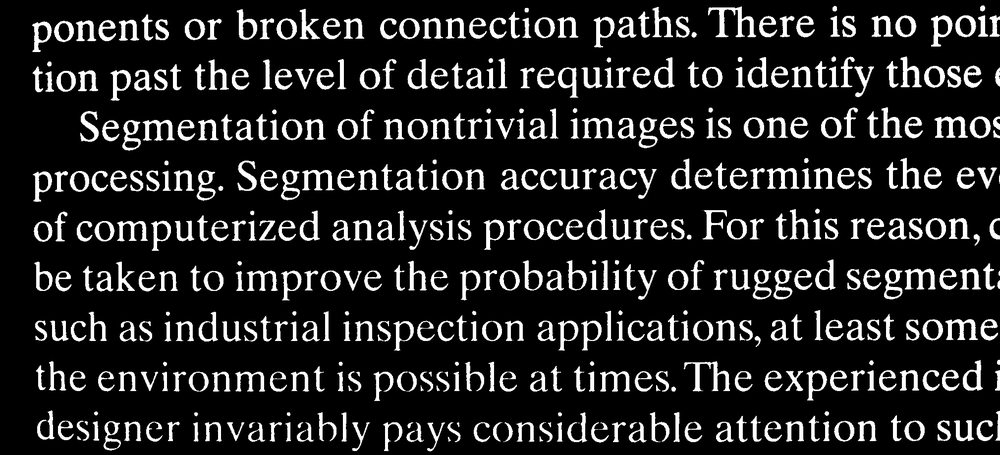
#> input picture Material de lectura Clase IV/Python_Morfologico/book_text_bw.tif, 1000 x 455 px, shrunk from 2018 x 918 before the run
$ python PI_U5_Morfologico_Fillhole.py
#> lines starting #> are read from the running program, lines starting #| are printed output that depends on the picture; after the words box and inside, x2 and y2 are one past the last pixel; in counts of white or black regions, pixels touching at a corner belong together
import cv2
import numpy as np
import matplotlib.pyplot as plt

def fillhole(input_image):
    im_flood_fill = input_image.copy()
    h, w = input_image.shape[:2]
    mask = np.zeros((h + 2, w + 2), np.uint8)
    im_flood_fill = im_flood_fill.astype("uint8")
    cv2.floodFill(im_flood_fill, mask, (0, 0), 255)  # https://docs.opencv.org/2.4/modules/imgproc/doc/miscellaneous_transformations.html#floodfill
    im_flood_fill_inv = cv2.bitwise_not(im_flood_fill)
    img_out = input_image | im_flood_fill_inv
    return img_out


f = cv2.imread('book_text_bw.tif', cv2.IMREAD_GRAYSCALE)
#> f is the input picture: shape (455, 1000); min 0, max 255, mean 35.5
_,fth = cv2.threshold(f,127,255,cv2.THRESH_BINARY)
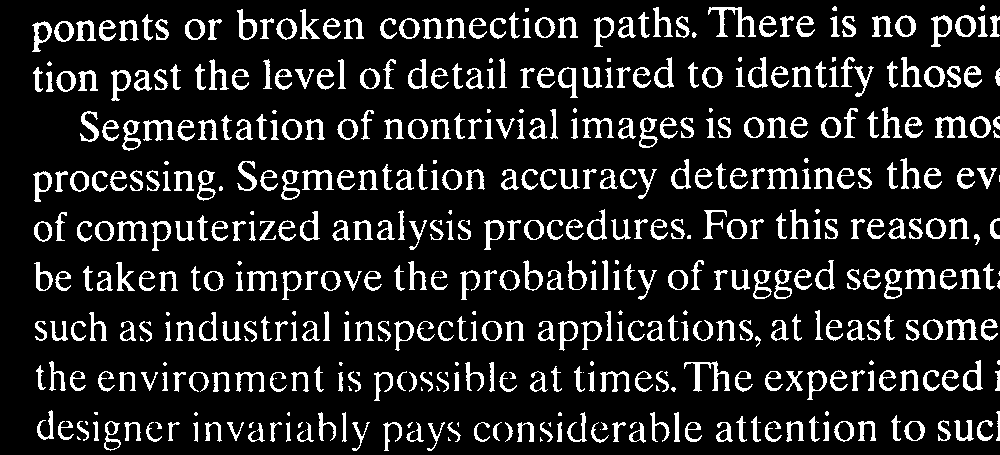
#> fth: shape (455, 1000); 13.8% white; 496 white regions (73 under 20 px), largest, box (x1, y1, x2, y2) and area: (708, 7, 756, 37) 475, (684, 361, 730, 392) 423, (935, 116, 968, 138) 341
f_fill = fillhole(fth)
#> in fillhole, `cv2.floodFill(im_flood_fill, mask, (0, 0), 255)`:
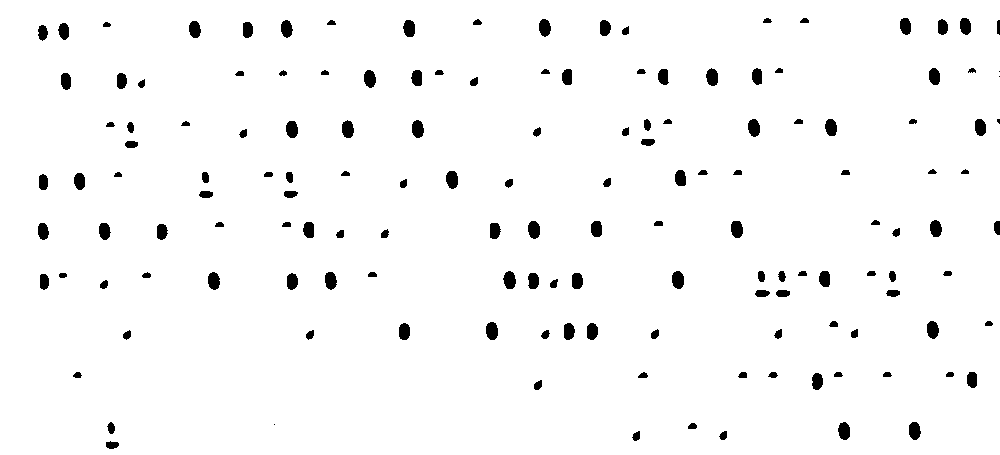
#> im_flood_fill: shape (455, 1000); 97.1% white; 148 black regions (4 under 20 px), largest, box (x1, y1, x2, y2) and area: (486, 322, 498, 340) 178, (503, 271, 516, 289) 177, (672, 271, 684, 289) 177
#> in fillhole, `img_out = input_image | im_flood_fill_inv`:
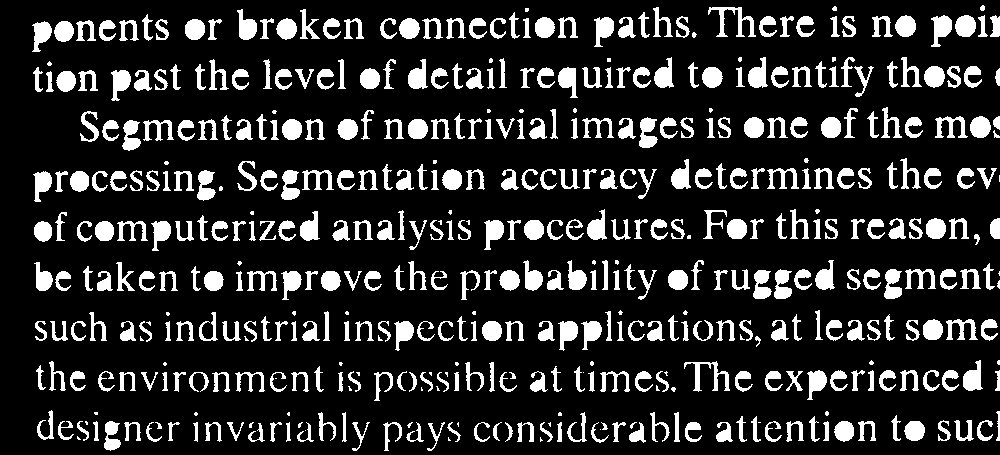
#> img_out: shape (455, 1000); 16.7% white; 496 white regions (73 under 20 px), largest, box (x1, y1, x2, y2) and area: (708, 7, 756, 37) 475, (684, 361, 730, 392) 423, (931, 15, 952, 47) 404

plt.figure()
ax1 = plt.subplot(121)
plt.imshow(f, cmap='gray')
plt.title('Imagen Original'), plt.xticks([]), plt.yticks([])
plt.subplot(122,sharex=ax1,sharey=ax1), plt.imshow(f_fill, cmap='gray'), plt.title('Rellenado de huecos'), plt.xticks([]), plt.yticks([])
plt.show()
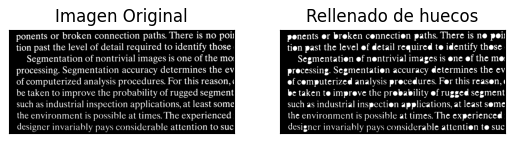
#> figure drawn by matplotlib, 2 panels

$ run again, with Material de lectura Clase IV/Python_Morfologico/broken_text.tif copied over Material de lectura Clase IV/Python_Morfologico/book_text_bw.tif
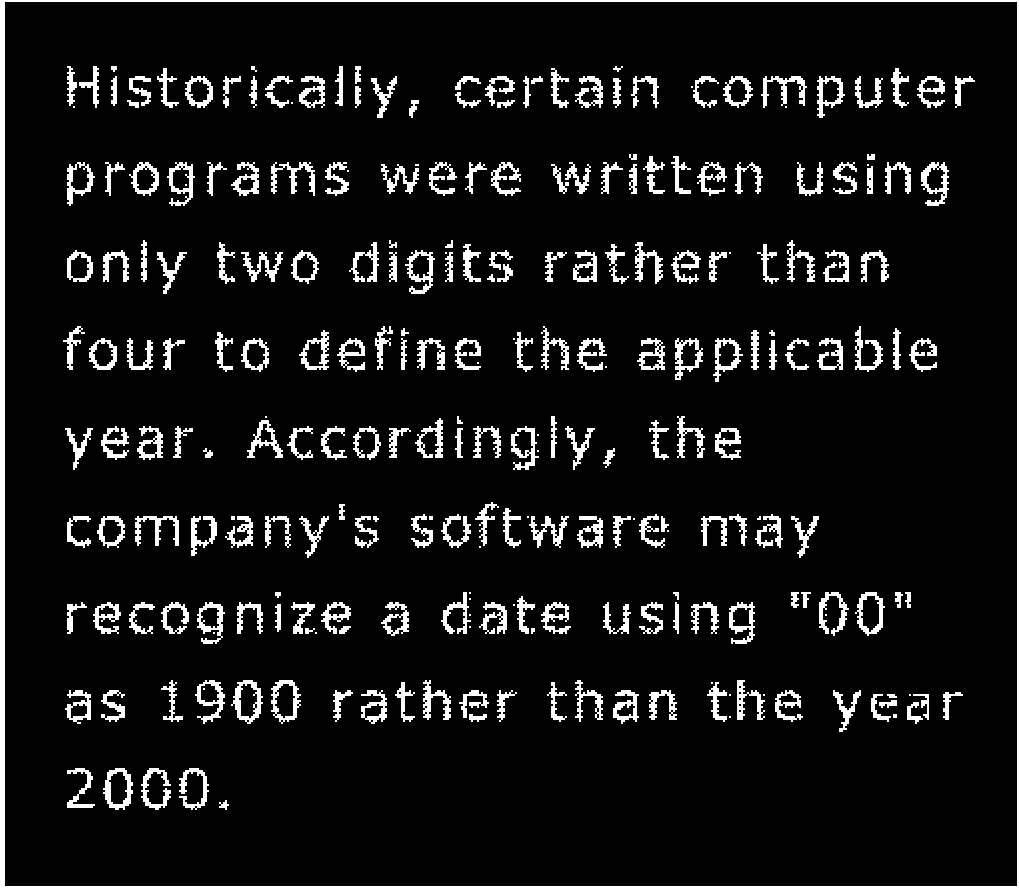
#> input picture Material de lectura Clase IV/Python_Morfologico/broken_text.tif, 1019 x 889 px
#> f: shape (889, 1019); 8.3% white; 266 white regions (38 under 20 px), largest, box (x1, y1, x2, y2) and area: (0, 0, 1019, 889) 11283, (231, 680, 263, 724) 536, (921, 162, 949, 206) 524
#> img_out: shape (889, 1019); every value is 255
#> `plt.show()`:
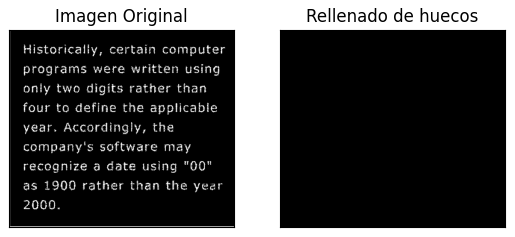
#> figure drawn by matplotlib, 2 panels

$ run again, with Material de lectura Clase IV/Python_Morfologico/fingerprint.tif copied over Material de lectura Clase IV/Python_Morfologico/book_text_bw.tif
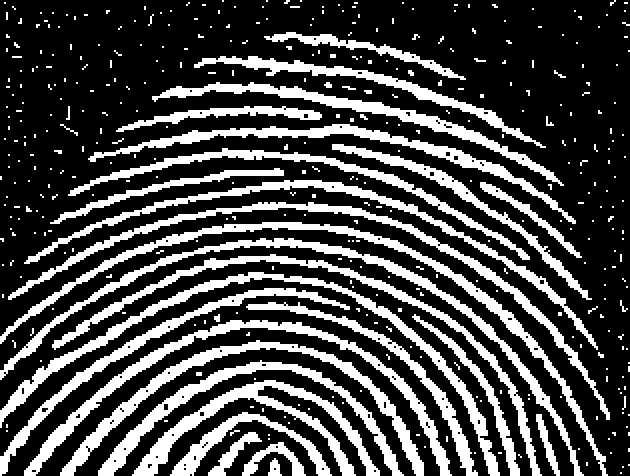
#> input picture Material de lectura Clase IV/Python_Morfologico/fingerprint.tif, 630 x 476 px
#> f: shape (476, 630); 28.5% white; 414 white regions (355 under 20 px), largest, box (x1, y1, x2, y2) and area: (0, 222, 608, 476) 5552, (0, 272, 500, 476) 5488, (0, 238, 584, 476) 5348
#> in fillhole, `cv2.floodFill(im_flood_fill, mask, (0, 0), 255)`:
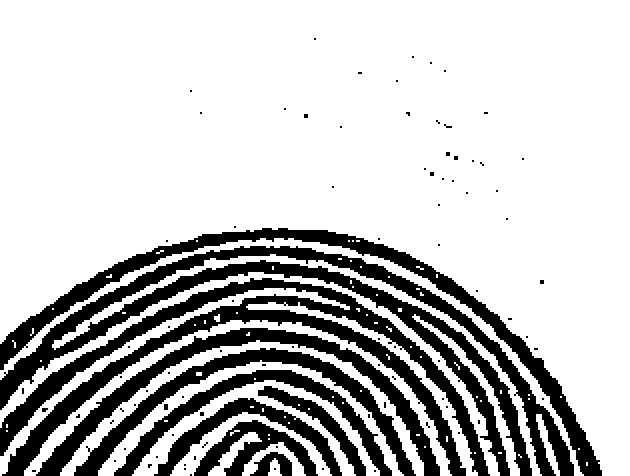
#> im_flood_fill: shape (476, 630); 76.2% white; 94 black regions (82 under 20 px), largest, box (x1, y1, x2, y2) and area: (0, 246, 574, 476) 18840, (0, 278, 490, 476) 16916, (0, 228, 602, 476) 9940
#> img_out: shape (476, 630); 52.3% white; 1 black region, box (x1, y1, x2, y2) and area: (0, 0, 630, 476) 142916
#> `plt.show()`:
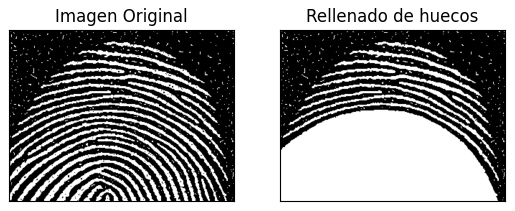
#> figure drawn by matplotlib, 2 panels
